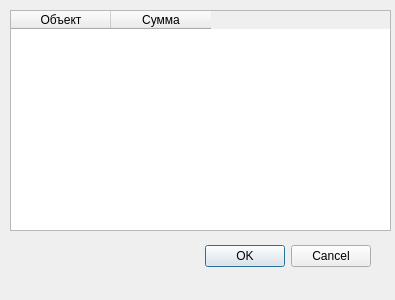
<?xml version="1.0" encoding="UTF-8"?>
<ui version="4.0">
 <class>Dialog</class>
 <widget class="QDialog" name="Dialog">
  <property name="geometry">
   <rect>
    <x>0</x>
    <y>0</y>
    <width>395</width>
    <height>300</height>
   </rect>
  </property>
  <property name="windowTitle">
   <string>Dialog</string>
  </property>
  <widget class="QDialogButtonBox" name="buttonBox">
   <property name="geometry">
    <rect>
     <x>30</x>
     <y>240</y>
     <width>341</width>
     <height>32</height>
    </rect>
   </property>
   <property name="orientation">
    <enum>Qt::Horizontal</enum>
   </property>
   <property name="standardButtons">
    <set>QDialogButtonBox::Cancel|QDialogButtonBox::Ok</set>
   </property>
  </widget>
  <widget class="QTableWidget" name="tableWidget">
   <property name="geometry">
    <rect>
     <x>10</x>
     <y>10</y>
     <width>381</width>
     <height>221</height>
    </rect>
   </property>
   <column>
    <property name="text">
     <string>Объект</string>
    </property>
   </column>
   <column>
    <property name="text">
     <string>Сумма</string>
    </property>
   </column>
  </widget>
 </widget>
 <resources/>
 <connections>
  <connection>
   <sender>buttonBox</sender>
   <signal>accepted()</signal>
   <receiver>Dialog</receiver>
   <slot>accept()</slot>
   <hints>
    <hint type="sourcelabel">
     <x>248</x>
     <y>254</y>
    </hint>
    <hint type="destinationlabel">
     <x>157</x>
     <y>274</y>
    </hint>
   </hints>
  </connection>
  <connection>
   <sender>buttonBox</sender>
   <signal>rejected()</signal>
   <receiver>Dialog</receiver>
   <slot>reject()</slot>
   <hints>
    <hint type="sourcelabel">
     <x>316</x>
     <y>260</y>
    </hint>
    <hint type="destinationlabel">
     <x>286</x>
     <y>274</y>
    </hint>
   </hints>
  </connection>
 </connections>
</ui>
